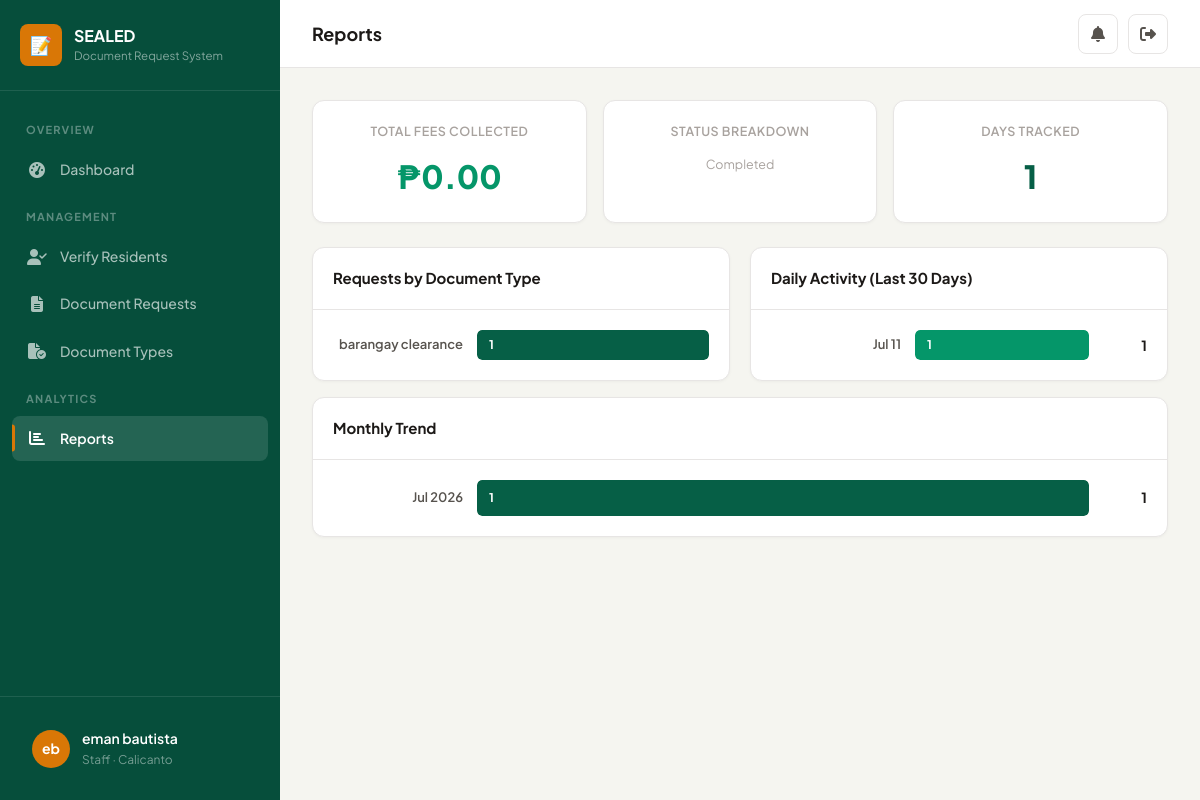
/staff/reports/ (signed in), run on the app's committed database.
### brgy/models.py (models this page shows, shortened)
class CustomUser(AbstractUser):
    class Role(models.TextChoices):
        RESIDENT = 'resident', 'Resident'
        STAFF = 'staff', 'Staff'
        ADMIN = 'admin', 'Administrator'
    class VerificationStatus(models.TextChoices):
        PENDING = 'pending', 'Pending'
        APPROVED = 'approved', 'Approved'
        REJECTED = 'rejected', 'Rejected'
    id = models.UUIDField(primary_key=True, default=uuid.uuid4, editable=False)
    role = models.CharField(max_length=20, choices=Role.choices, default=Role.RESIDENT)
    barangay = models.ForeignKey(
        Barangay, on_delete=models.SET_NULL, null=True, blank=True, related_name='users'
    )
    verification_status = models.CharField(
        max_length=20, choices=VerificationStatus.choices, default=VerificationStatus.PENDING
    )
    phone_number = models.CharField(max_length=20, blank=True)
    address = models.TextField(blank=True)
    birth_date = models.DateField(null=True, blank=True)
    gender = models.CharField(max_length=10, blank=True)
    middle_name = models.CharField(max_length=150, blank=True)
    civil_status = models.CharField(max_length=20, blank=True, default='')
    occupation = models.CharField(max_length=100, blank=True, default='')
    id_type = models.CharField(max_length=50, blank=True, default='')
    id_front = models.ImageField(upload_to='resident_ids/', blank=True, null=True)
    id_back = models.ImageField(upload_to='resident_ids/', blank=True, null=True)
    profile_picture = models.ImageField(upload_to='profile_pictures/', blank=True, null=True)
    rejection_reason = models.TextField(blank=True, default='')
    class Meta:
        ordering = ['-date_joined']
    @property
    def display_name(self):
        return self.get_full_name() or self.username

class Barangay(models.Model):
    id = models.UUIDField(primary_key=True, default=uuid.uuid4, editable=False)
    name = models.CharField(max_length=200)
    address = models.TextField()
    contact_number = models.CharField(max_length=20, blank=True)
    email = models.EmailField(blank=True)
    chairman_name = models.CharField(max_length=200, blank=True)
    officials = models.JSONField(default=dict, blank=True)
    is_active = models.BooleanField(default=True)
    created_at = models.DateTimeField(auto_now_add=True)
    updated_at = models.DateTimeField(auto_now=True)
    class Meta:
        ordering = ['name']

class DocumentRequest(models.Model):
    class Status(models.TextChoices):
        PENDING = 'pending', 'Pending'
        APPROVED = 'approved', 'Approved'
        READY_FOR_PICKUP = 'ready_for_pickup', 'Ready for Pickup'
        COMPLETED = 'completed', 'Completed'
        REJECTED = 'rejected', 'Rejected'
    id = models.UUIDField(primary_key=True, default=uuid.uuid4, editable=False)
    request_number = models.CharField(max_length=30, unique=True, editable=False)
    resident = models.ForeignKey(CustomUser, on_delete=models.CASCADE, related_name='requests')
    document_type = models.ForeignKey(DocumentType, on_delete=models.CASCADE, related_name='requests')
    purpose = models.TextField()
    status = models.CharField(max_length=20, choices=Status.choices, default=Status.PENDING)
    staff_notes = models.TextField(blank=True)
    rejection_reason = models.TextField(blank=True)
    processed_by = models.ForeignKey(
        CustomUser, on_delete=models.SET_NULL, null=True, blank=True, related_name='processed_requests'
    )
    created_at = models.DateTimeField(auto_now_add=True)
    updated_at = models.DateTimeField(auto_now=True)
    completed_at = models.DateTimeField(null=True, blank=True)
    class Meta:
        ordering = ['-created_at']

class DocumentType(models.Model):
    id = models.UUIDField(primary_key=True, default=uuid.uuid4, editable=False)
    name = models.CharField(max_length=200)
    description = models.TextField(blank=True)
    requirements = models.TextField(blank=True, help_text="One requirement per line")
    fee = models.DecimalField(max_digits=10, decimal_places=2, default=0, null=True, blank=True)
    is_active = models.BooleanField(default=True)
    barangay = models.ForeignKey(Barangay, on_delete=models.CASCADE, related_name='document_types')
    template_file = models.FileField(
        upload_to='document_templates/',
        blank=True,
        null=True,
        help_text="Upload a .docx template for this document"
    )
    created_at = models.DateTimeField(auto_now_add=True)
    class Meta:
        ordering = ['name']

### brgy/views.py (the view)
# urls.py: path('staff/reports/', views.staff_reports, name='staff_reports'),
@login_required
@role_required('staff')
def staff_reports(request):
    brgy = request.user.barangay
    doc_requests = DocumentRequest.objects.filter(document_type__barangay=brgy)
    daily_stats = doc_requests.annotate(date=TruncDate('created_at')).values('date').annotate(
        count=Count('id'), completed=Count('id', filter=Q(status='completed'))
    ).order_by('-date')[:30]
    status_breakdown = doc_requests.values('status').annotate(count=Count('id'))
    doc_type_breakdown = doc_requests.values('document_type__name').annotate(count=Count('id')).order_by('-count')
    total_fees = doc_requests.filter(status='completed').aggregate(
        total=Coalesce(Sum('document_type__fee'), 0, output_field=DecimalField())
    )['total']
    monthly_stats = doc_requests.annotate(month=TruncDate('created_at')).values('month').annotate(
        count=Count('id')
    ).order_by('-month')[:12]
    return render(request, 'brgy/staff/reports.html', {
        'daily_stats': daily_stats,
        'status_breakdown': status_breakdown,
        'doc_type_breakdown': doc_type_breakdown,
        'total_fees': total_fees,
        'monthly_stats': monthly_stats,
    })

### brgy/templates/brgy/staff/reports.html
{% extends 'brgy/base.html' %}
{% block nav_staff_reports %}active{% endblock %}
{% block page_title %}Reports{% endblock %}
{% block content %}
<div style="display:grid;grid-template-columns:repeat(3,1fr);gap:16px;margin-bottom:24px;">
    <div class="card">
        <div class="card-body" style="text-align:center;">
            <div class="text-xs text-muted fw-600" style="text-transform:uppercase;letter-spacing:0.5px;">Total Fees Collected</div>
            <div style="font-size:32px;font-weight:800;color:var(--success);margin-top:8px;">
                &#8369;{{ total_fees|floatformat:2 }}
            </div>
        </div>
    </div>
    <div class="card">
        <div class="card-body" style="text-align:center;">
            <div class="text-xs text-muted fw-600" style="text-transform:uppercase;letter-spacing:0.5px;">Status Breakdown</div>
            <div style="display:flex;justify-content:center;gap:16px;margin-top:12px;flex-wrap:wrap;">
                {% for sb in status_breakdown %}
                <div class="text-xs text-muted" style="text-transform:capitalize;">
                {%if sb.status == 'ready_for_pickup' %}Ready for Pickup
                {% else %}{{ sb.status }}{% endif %}
                </div>
                {% endfor %}
            </div>
        </div>
    </div>
    <div class="card">
        <div class="card-body" style="text-align:center;">
            <div class="text-xs text-muted fw-600" style="text-transform:uppercase;letter-spacing:0.5px;">Days Tracked</div>
            <div style="font-size:32px;font-weight:800;color:var(--primary);margin-top:8px;">
                {{ daily_stats|length }}
            </div>
        </div>
    </div>
</div>
<div style="display:grid;grid-template-columns:1fr 1fr;gap:20px;">
    <div class="card">
        <div class="card-header">
            <h3>Requests by Document Type</h3>
        </div>
        <div class="card-body">
            {% if doc_type_breakdown %}
            <div class="bar-chart">
                {% for dt in doc_type_breakdown %}
                {% with max_count=doc_type_breakdown.0.count %}
                <div class="bar-row">
                    <div class="bar-label" title="{{ dt.document_type__name }}">{{ dt.document_type__name }}</div>
                    <div class="bar-track">
                        <div class="bar-fill" style="background:var(--primary);" data-width="{% widthratio dt.count max_count 100 %}">{{ dt.count }}</div>
                    </div>
                </div>
                {% endwith %}
                {% endfor %}
            </div>
            {% else %}
            <div class="empty-state" style="padding:24px;">
                <i class="fa-solid fa-chart-bar" style="font-size:32px;"></i>
                <p class="text-muted text-sm mt-2">No data available.</p>
            </div>
            {% endif %}
        </div>
    </div>
    <div class="card">
        <div class="card-header">
            <h3>Daily Activity (Last 30 Days)</h3>
        </div>
        <div class="card-body">
            {% if daily_stats %}
            <div class="bar-chart">
                {% for day in daily_stats %}
                {% with max_count=daily_stats.0.count|default:1 %}
                <div class="bar-row">
                    <div class="bar-label" title="{{ day.date }}">{{ day.date|date:"M d" }}</div>
                    <div class="bar-track">
                        <div class="bar-fill" style="background:{% if day.completed > 0 %}var(--success){% else %}var(--accent){% endif %};" data-width="{% widthratio day.count max_count 100 %}">{{ day.count }}</div>
                    </div>
                    <div class="bar-value">{{ day.count }}</div>
                </div>
                {% endwith %}
                {% endfor %}
            </div>
            {% else %}
            <div class="empty-state" style="padding:24px;">
                <i class="fa-solid fa-chart-line" style="font-size:32px;"></i>
                <p class="text-muted text-sm mt-2">No daily data available.</p>
            </div>
            {% endif %}
        </div>
    </div>
</div>
{% if monthly_stats %}
<div class="card mt-4">
    <div class="card-header">
        <h3>Monthly Trend</h3>
    </div>
    <div class="card-body">
        <div class="bar-chart">
            {% for month in monthly_stats %}
            {% with max_count=monthly_stats.0.count|default:1 %}
            <div class="bar-row">
                <div class="bar-label" title="{{ month.month }}">{{ month.month|date:"M Y" }}</div>
                <div class="bar-track" style="height:36px;">
                    <div class="bar-fill" style="background:var(--primary);font-size:12px;" data-width="{% widthratio month.count max_count 100 %}">{{ month.count }}</div>
                </div>
                <div class="bar-value">{{ month.count }}</div>
            </div>
            {% endwith %}
            {% endfor %}
        </div>
    </div>
</div>
{% endif %}
{% endblock %}

### brgy/templates/brgy/base.html (shortened to what this page needs)
{% load static %}
<!DOCTYPE html>
<html lang="en">
<head>
    <link rel="stylesheet" href="https://cdnjs.cloudflare.com/ajax/libs/font-awesome/6.5.1/css/all.min.css">
    <link rel="stylesheet" href="{% static 'css/style.css' %}">
</head>
<body>
    <div class="app-layout">
        <aside class="sidebar" id="sidebar">
            <div class="sidebar-header">
                <div class="sidebar-logo">
                    <div class="sidebar-logo-icon">📝</div>
                    <div class="sidebar-logo-text">
                        SEALED
                        <small>Document Request System</small>
                    </div>
                </div>
            </div>
            <nav class="sidebar-nav">
                {% if user.role == 'resident' %}
                <div class="sidebar-section-label">Main</div>
                <a href="{% url 'resident_dashboard' %}" class="sidebar-item {% block nav_res_dashboard %}{% endblock %}">
                    <i class="fa-solid fa-house"></i> Dashboard
                </a>
                <a href="{% url 'request_document' %}" class="sidebar-item {% block nav_res_request %}{% endblock %}">
                    <i class="fa-solid fa-file-circle-plus"></i> Request Document
                </a>
                <a href="{% url 'request_history' %}" class="sidebar-item {% block nav_res_history %}{% endblock %}">
                    <i class="fa-solid fa-clock-rotate-left"></i> Request History
                </a>
                <div class="sidebar-section-label">Updates</div>
                <a href="{% url 'notifications' %}" class="sidebar-item {% block nav_res_notifications %}{% endblock %}">
                    <i class="fa-solid fa-bell"></i> Notifications
                    {% if unread_notification_count > 0 %}
                    <span class="badge-sidebar">{{ unread_notification_count }}</span>
                    {% endif %}
                </a>
                {% elif user.role == 'staff' %}
                <div class="sidebar-section-label">Overview</div>
                <a href="{% url 'staff_dashboard' %}" class="sidebar-item {% block nav_staff_dashboard %}{% endblock %}">
                    <i class="fa-solid fa-gauge-high"></i> Dashboard
                </a>
                <div class="sidebar-section-label">Management</div>
                <a href="{% url 'verify_residents' %}" class="sidebar-item {% block nav_staff_verify %}{% endblock %}">
                    <i class="fa-solid fa-user-check"></i> Verify Residents
                </a>
                <a href="{% url 'manage_requests' %}" class="sidebar-item {% block nav_staff_requests %}{% endblock %}">
                    <i class="fa-solid fa-file-lines"></i> Document Requests
                </a>
                <a href="{% url 'staff_manage_document_types' %}" class="sidebar-item {% block nav_staff_doctypes %}{% endblock %}">
                    <i class="fa-solid fa-file-circle-check"></i> Document Types
                </a>
                <div class="sidebar-section-label">Analytics</div>
                <a href="{% url 'staff_reports' %}" class="sidebar-item {% block nav_staff_reports %}{% endblock %}">
                    <i class="fa-solid fa-chart-bar"></i> Reports
                </a>
                {% endif %}
            </nav>
            <div class="sidebar-footer">
                <a href="{% url 'profile' %}" class="sidebar-user">
                    <div class="sidebar-avatar">{{ user.first_name.0 }}{{ user.last_name.0 }}</div>
                    <div class="sidebar-user-info">
                        <div class="sidebar-user-name">{{ user.display_name }}</div>
                        <div class="sidebar-user-role">{{ user.get_role_display }}{% if user.barangay %} &middot; {{ user.barangay.name }}{% endif %}</div>
                    </div>
                </a>
            </div>
        </aside>
        <main class="main-content">
            <header class="topbar">
                <div class="topbar-left">
                    <h1 class="topbar-title">{% block page_title %}Dashboard{% endblock %}</h1>
                </div>
                <div class="topbar-right">
                    <div style="position:relative">
                        <button class="topbar-btn" id="notifBtn" aria-label="Notifications">
                            <i class="fa-solid fa-bell"></i>
                        </button>
                    </div>
                    <a href="{% url 'logout' %}" class="topbar-btn" title="Logout" data-confirm="Are you sure you want to logout?">
                        <i class="fa-solid fa-right-from-bracket"></i>
                    </a>
                </div>
            </header>
            <div class="page-content">
                {% block content %}{% endblock %}
            </div>
        </main>
    </div>
</body>
</html>

### data on the page
CustomUser: first_name.0 "e", last_name.0 "b", display_name "eman bautista", role "Staff", barangay.name "Calicanto"
DocumentRequest: status "Completed"
DocumentType: document_type__name "barangay clearance", count "1"

### other printed values
{{ total_fees|floatformat:2 }} "0.00"
{{ daily_stats|length }} "1"
{{ day.date|date:"M d" }} "Jul 11"
{{ day.count }} "1"
{{ month.month|date:"M Y" }} "Jul 2026"
{{ month.count }} "1"
